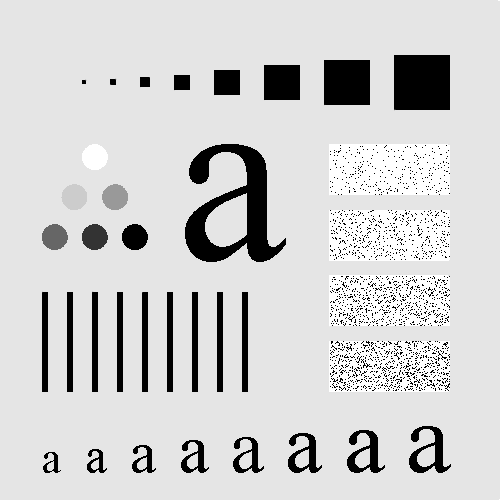
#> input picture Experiment_GUET/src/class_img/Fig0333(a)(test_pattern_blurring_orig).png, 500 x 500 px, found by its file name
$ jupyter execute --allow-errors Experiment_Content_Implementation.ipynb
#> lines starting #> are read from the running program, lines starting #| are printed output that depends on the picture; after the words box and inside, x2 and y2 are one past the last pixel; in counts of white or black regions, pixels touching at a corner belong together
1. 两幅 64×64 图像的直方图比较与模板滤波后比较（0 填充）
2. 灰度图加噪（椒盐/高斯/斑点）与滤波对比（中值/均值/给定模板）
3. Sobel 两个方向算子的响应比较
4. 隐形眼镜边缘提取（基于 `Fig0342(a)(contact_lens_original).tif`）

[cell 1]
from pathlib import Path
import cv2
import numpy as np
import matplotlib.pyplot as plt


def find_project_root() -> Path:
    """向上查找包含 Experiment_GUET 的目录，保证在不同 cwd 下都能定位到项目根。"""
    cwd = Path.cwd().resolve()
    for p in [cwd, *cwd.parents]:
        if (p / 'Experiment_GUET').exists():
            return p
    raise FileNotFoundError("未找到包含 'Experiment_GUET' 的项目根目录，请检查当前工作目录")


PROJECT_ROOT = find_project_root()
PIC_DIR = PROJECT_ROOT / 'Experiment_GUET' / 'pic'
SRC_IMAGE_DIR = PROJECT_ROOT / 'Experiment_GUET' / 'src' / 'class_img'


def read_gray(path: Path):
    """读取灰度图；若路径错误，抛出清晰异常，避免后续 NoneType 报错。"""
    if not path.exists():
        raise FileNotFoundError(f"图像不存在: {path}")
    img = cv2.imread(str(path), cv2.IMREAD_GRAYSCALE)
#> img is the input picture: shape (500, 500); min 0, max 255, mean 207.4
    if img is None:
        raise ValueError(f"OpenCV 无法读取图像: {path}")
    return img


def show_image(ax, img, title):
    ax.imshow(img, cmap='gray')
    ax.set_title(title)
    ax.axis('off')


def compute_pdf(img, level=256):
    # Align with Grayscale_transformation.ipynb: normalized histogram (PDF)
    counts = np.bincount(img.ravel(), minlength=level).astype(np.float64)
    return counts / img.size


def show_hist(ax, img, title):
    pdf = compute_pdf(img)
    ax.bar(range(256), pdf, width=1.0)
    ax.set_xlim(0, 255)
    ax.set_title(title)
    ax.set_xlabel('Gray Level')
    ax.set_ylabel('PDF')

def read(path):
    img = cv2.imread(path, cv2.IMREAD_GRAYSCALE)
    return img

## 实验1：两幅 64×64 图的直方图与滤波后直方图比较

[cell 2]
W = np.array([[1, 2, 1],
              [2, 4, 2],
              [1, 2, 1]], dtype=np.float32) / 16.0


def build_fallback_exc2_images(size=64):
    # 依据题图风格构造两幅 64x64 二值图：黑白面积相同但空间分布不同
    img1 = np.full((size, size), 255, dtype=np.uint8)
    img1[:, 16:48] = 0

    img2 = np.full((size, size), 255, dtype=np.uint8)
    img2[:, 8:24] = 0
    img2[:, 40:56] = 0
    return img1, img2


exc2_1 = read('/home/ubuntu/codebase/yexijia/github_project/DIP/Experiment_GUET/src/class_img/ex2_1.png')
exc2_2 = read('/home/ubuntu/codebase/yexijia/github_project/DIP/Experiment_GUET/src/class_img/ex2_2.png')

# 0 填充卷积
#> (the rest of this cell did not finish here and is left out)

# 2300350128叶西佳

## 实验2：灰度图加噪 + 中值/均值/给定模板滤波对比

[cell 3]
def add_salt_pepper_noise(img, amount=0.03, salt_vs_pepper=0.5):
#> called with amount = 0.03, salt_vs_pepper = 0.5
    noisy = img.copy()
    total = img.size
#> total = 250000
    num_salt = int(total * amount * salt_vs_pepper)
#> num_salt = 3750
    num_pepper = int(total * amount * (1 - salt_vs_pepper))
#> num_pepper = 3750

    ys = np.random.randint(0, img.shape[0], num_salt)
    xs = np.random.randint(0, img.shape[1], num_salt)
    noisy[ys, xs] = 255

    ys = np.random.randint(0, img.shape[0], num_pepper)
    xs = np.random.randint(0, img.shape[1], num_pepper)
    noisy[ys, xs] = 0
    return noisy


def add_gaussian_noise(img, mean=0.0, sigma=20.0):
#> called with mean = 0, sigma = 20
    noise = np.random.normal(mean, sigma, img.shape)
    out = img.astype(np.float32) + noise
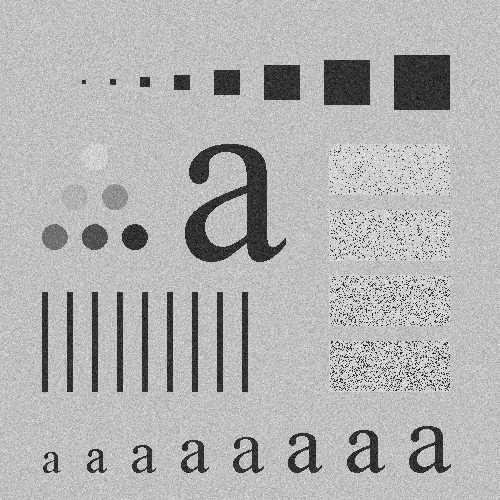
#> out: shape (500, 500) float64; min -79.37, max 329.9, mean 207.3; drawn with min black and max white
    return np.clip(out, 0, 255).astype(np.uint8)


def add_speckle_noise(img, sigma=0.2):
    # 斑点噪声：I + I*n
#> called with sigma = 0.18
    n = np.random.normal(0.0, sigma, img.shape)
    out = img.astype(np.float32) + img.astype(np.float32) * n
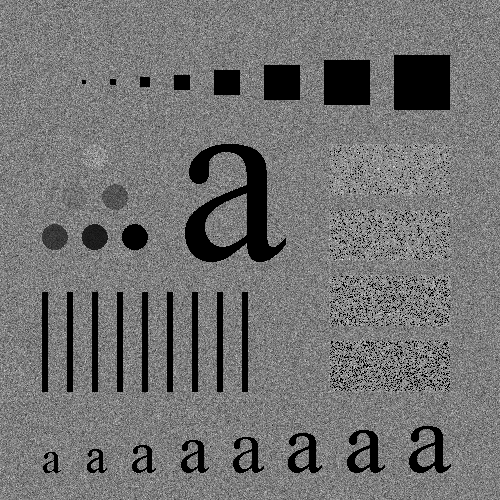
#> out: shape (500, 500) float64; min 0, max 461.1, mean 207.4; drawn with min black and max white
    return np.clip(out, 0, 255).astype(np.uint8)
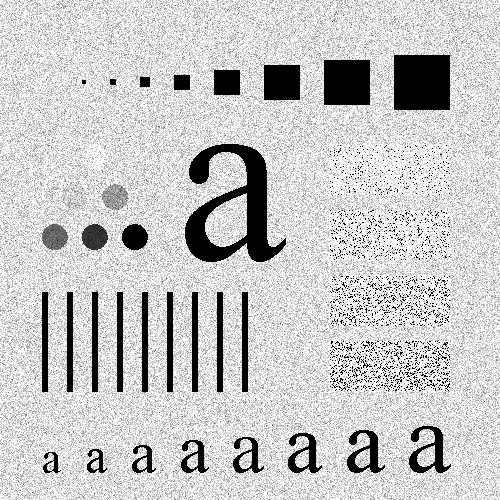
#> returned value: shape (500, 500); min 0, max 255, mean 200.2


base_img = read_gray(SRC_IMAGE_DIR / 'Fig0333(a)(test_pattern_blurring_orig).png')

sp_img = add_salt_pepper_noise(base_img, amount=0.03)
gauss_img = add_gaussian_noise(base_img, sigma=20)
speckle_img = add_speckle_noise(base_img, sigma=0.18)

avg_kernel = np.ones((3, 3), dtype=np.float32) / 9.0
lap_kernel = np.array([[0, 1, 0],
                       [-1, -4, 1],
                       [0, 1, 0]], dtype=np.float32)

noisy_set = {
    'Salt-and-Pepper Noise': sp_img,
    'Gaussian Noise': gauss_img,
    'Speckle Noise': speckle_img,
}

fig, axes = plt.subplots(len(noisy_set), 5, figsize=(18, 10))
for r, (name, noisy) in enumerate(noisy_set.items()):
    median = cv2.medianBlur(noisy, 3) # 取蒙版中的中间值作为中心的像素值
    mean_blur = cv2.filter2D(noisy, -1, avg_kernel, borderType=cv2.BORDER_CONSTANT)
    lap_resp = cv2.filter2D(noisy.astype(np.float32), -1, lap_kernel, borderType=cv2.BORDER_CONSTANT)# 先转化为float，便于计算，因为会有正负值
    lap_show = np.clip(lap_resp, 0, 255).astype(np.uint8)# 先取绝对值再转成 uint8（0~255），得到适合 imshow 显示的结果图 lap_show
    show_image(axes[r, 0], noisy, f'{name}')
    show_image(axes[r, 1], median, 'Median Filter 3x3')
    show_image(axes[r, 2], mean_blur, 'Mean Filter 3x3')
    show_image(axes[r, 3], lap_show, 'Given Kernel Response')
    show_hist(axes[r, 4], noisy, f'{name} Histogram')
#> this loop made 3 passes
#> name on passes 1 to 3: 'Salt-and-Pepper Noise', 'Gaussian Noise', 'Speckle Noise'
#> pass 1, `lap_show = np.clip(lap_resp, 0, 255).astype(np.uint8)# 先取绝对值再转成 uint8（..`:
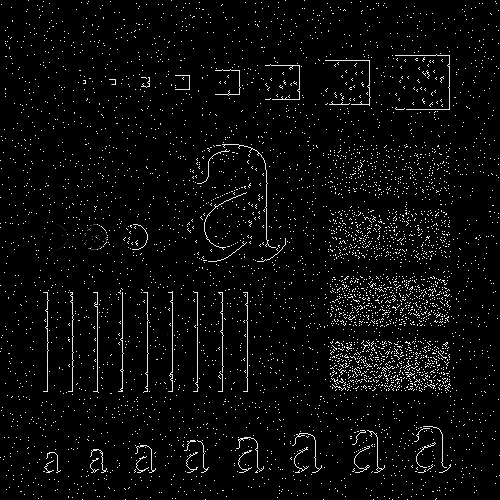
#> lap_show: shape (500, 500); min 0, max 255, mean 9.7
#> after the loop:
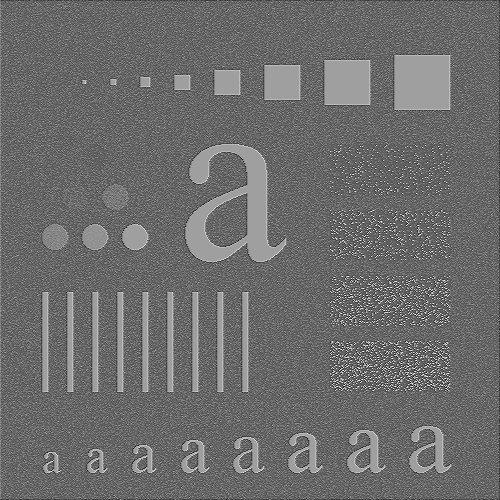
#> lap_resp: shape (500, 500) float32; min -1275, max 765, mean -401.2; drawn with min black and max white

plt.tight_layout()
plt.show()
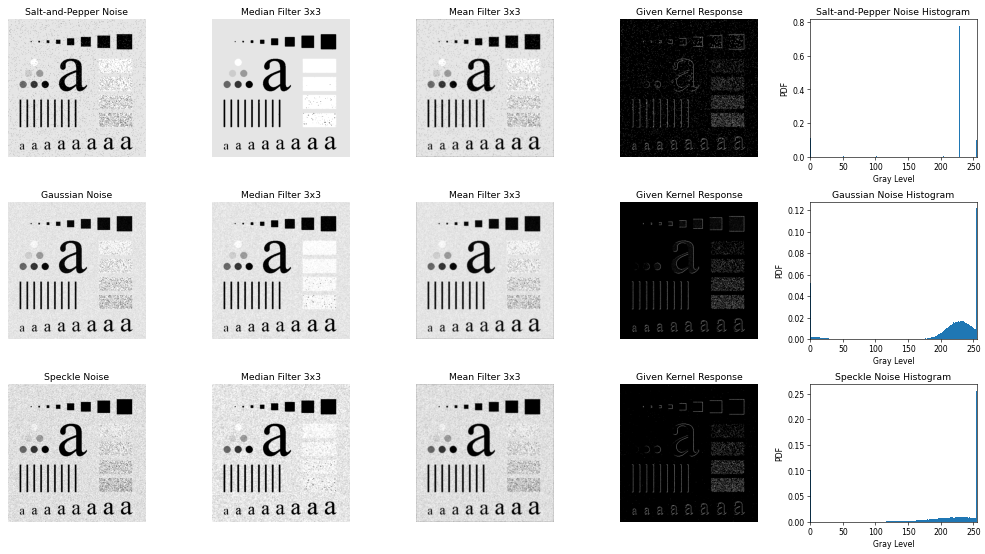
#> figure drawn by matplotlib, 15 panels; panel 5: tallest bar 0.778 high, from x = 228.5 to 229.5; panel 10: tallest bar 0.122 high, from x = 254.5 to 255.5; panel 15: tallest bar 0.256 high, from x = 254.5 to 255.5

# 2300350128 叶西佳

## 实验3：Sobel 两个方向算子响应比较

[cell 4]
sobel_h = np.array([[-1, -2, -1],
                    [ 0,  0,  0],
                    [ 1,  2,  1]], dtype=np.float32)
#> sobel_h = [[-1, -2, -1], [0, 0, 0], [1, 2, 1]]

sobel_v = np.array([[-1,  0,  1],
                    [-2,  0,  2],
                    [-1,  0,  1]], dtype=np.float32)
#> sobel_v = [[-1, 0, 1], [-2, 0, 2], [-1, 0, 1]]

img_sobel = read_gray(SRC_IMAGE_DIR / 'Fig0333(a)(test_pattern_blurring_orig).png')
if img_sobel is None:
    img_sobel = base_img

resp_h = cv2.filter2D(img_sobel.astype(np.float32), -1, sobel_h, borderType=cv2.BORDER_CONSTANT)
resp_v = cv2.filter2D(img_sobel.astype(np.float32), -1, sobel_v, borderType=cv2.BORDER_CONSTANT)
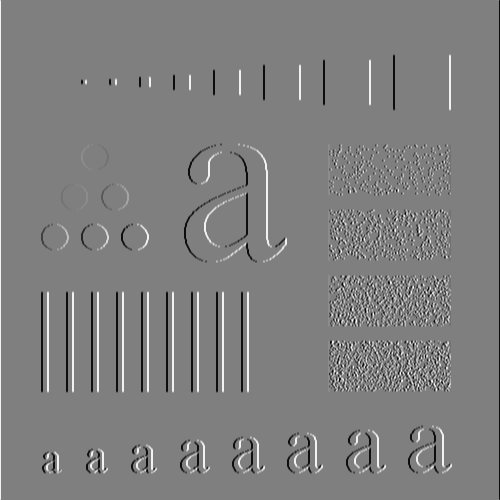
#> resp_v: shape (500, 500) float32; min -1020, max 1020, mean 0; drawn with min black and max white
mag = cv2.magnitude(resp_h, resp_v)

resp_h_show = cv2.convertScaleAbs(resp_h)
resp_v_show = cv2.convertScaleAbs(resp_v)
mag_show = cv2.convertScaleAbs(mag)

fig, axes = plt.subplots(1, 4, figsize=(16, 4))
show_image(axes[0], img_sobel, 'Original Image')
show_image(axes[1], resp_h_show, 'Sobel Horizontal Response')
show_image(axes[2], resp_v_show, 'Sobel Vertical Response')
show_image(axes[3], mag_show, 'Gradient Magnitude')
plt.tight_layout()
plt.show()

print('结论提示：')
print('- [-1 -2 -1; 0 0 0; 1 2 1] 更强调水平边缘（灰度沿竖直方向变化）。')
print('- [-1 0 1; -2 0 2; -1 0 1] 更强调垂直边缘（灰度沿水平方向变化）。')

# 2300350128 叶西佳

## 实验4：隐形眼镜边界提取

[cell 5]
lens = read_gray(PIC_DIR / 'Fig0342(a)(contact_lens_original).tif')
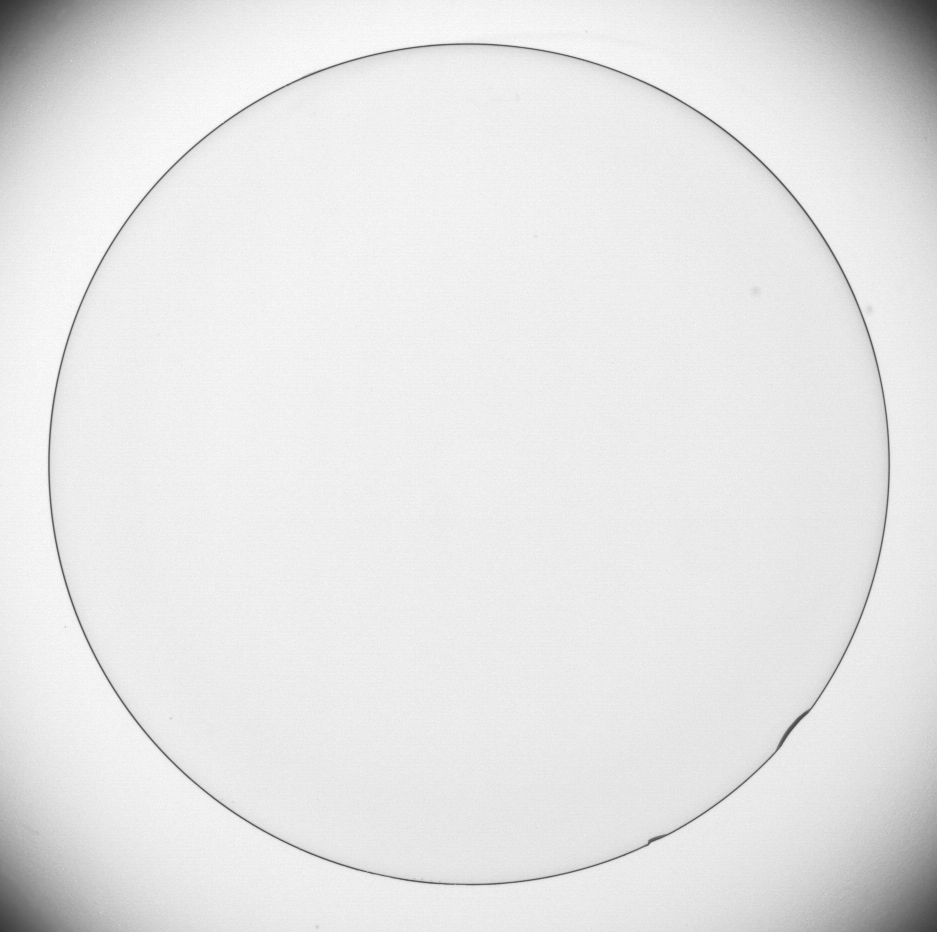
#> input picture Experiment_GUET/src/class_img/Fig0342(a)(contact_lens_original).tif, 937 x 932 px, found by its file name
#> in read_gray, img is the input picture: shape (932, 937); min 50, max 255, mean 229.7
if lens is None:
    raise FileNotFoundError('未找到 Fig0342(a)(contact_lens_original).tif')

# 兼容灰度图/彩色图输入
if lens.ndim == 3:
    lens_gray = cv2.cvtColor(lens, cv2.COLOR_BGR2GRAY)
    result_overlay = lens.copy()
else:
    lens_gray = lens
    result_overlay = cv2.cvtColor(lens_gray, cv2.COLOR_GRAY2BGR)

# 预处理：轻度平滑，降低噪声对边缘检测的影响
lens_blur = cv2.GaussianBlur(lens_gray, (5, 5), 1.2)

# Canny 提取边缘
edges = cv2.Canny(lens_blur, 35, 90)
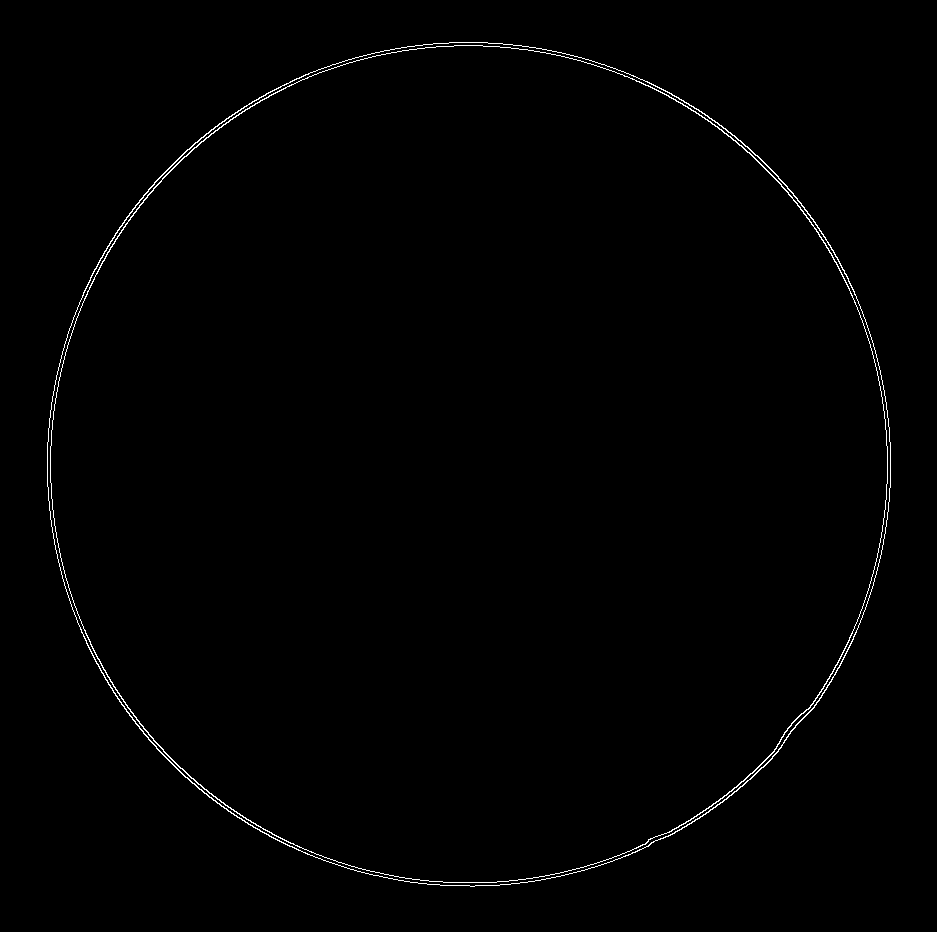
#> edges: shape (932, 937); 0.7% white in thin lines or dots, all inside (x1, y1, x2, y2) = (47, 42, 891, 887)

# 用形态学闭运算增强边缘连续性
kernel = cv2.getStructuringElement(cv2.MORPH_ELLIPSE, (5, 5))
edges_closed = cv2.morphologyEx(edges, cv2.MORPH_CLOSE, kernel, iterations=1)
#> edges_closed: shape (932, 937); 1.3% white; 1 white region, box (x1, y1, x2, y2) and area: (47, 42, 891, 887) 11539

# 简化：闭运算后直接作为最终边界
boundary_only = edges_closed.copy()

# 直接叠加闭运算结果到原图（白色边缘）
result_overlay = cv2.cvtColor(lens_gray, cv2.COLOR_GRAY2BGR)
result_overlay[boundary_only > 0] = (255, 255, 255)
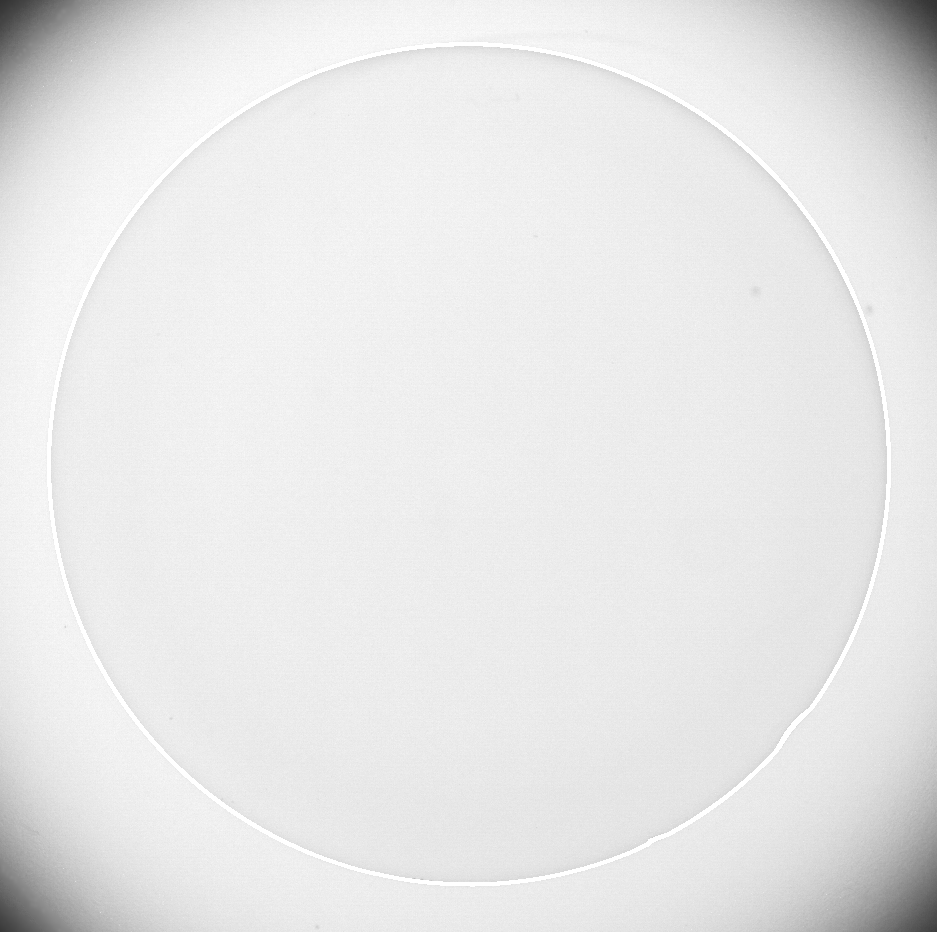
#> result_overlay: shape (932, 937, 3); 1.32% of pixels changed, all inside (x1, y1, x2, y2) = (47, 42, 891, 887)

fig, axes = plt.subplots(1, 4, figsize=(18, 5))
show_image(axes[0], lens_gray, 'Original Image')
show_image(axes[1], edges, 'Canny Edges')
show_image(axes[2], edges_closed, 'Edges After Closing')
show_image(axes[3], boundary_only, 'Final Boundary (Closed)')
plt.tight_layout()
plt.show()

# 可选：保存结果
out_dir = SRC_IMAGE_DIR / 'exp_content_results'
out_dir.mkdir(parents=True, exist_ok=True)
cv2.imwrite(str(out_dir / 'lens_boundary_only.png'), boundary_only)
cv2.imwrite(str(out_dir / 'lens_overlay.png'), result_overlay)
print(f'结果已保存到: {out_dir}')
